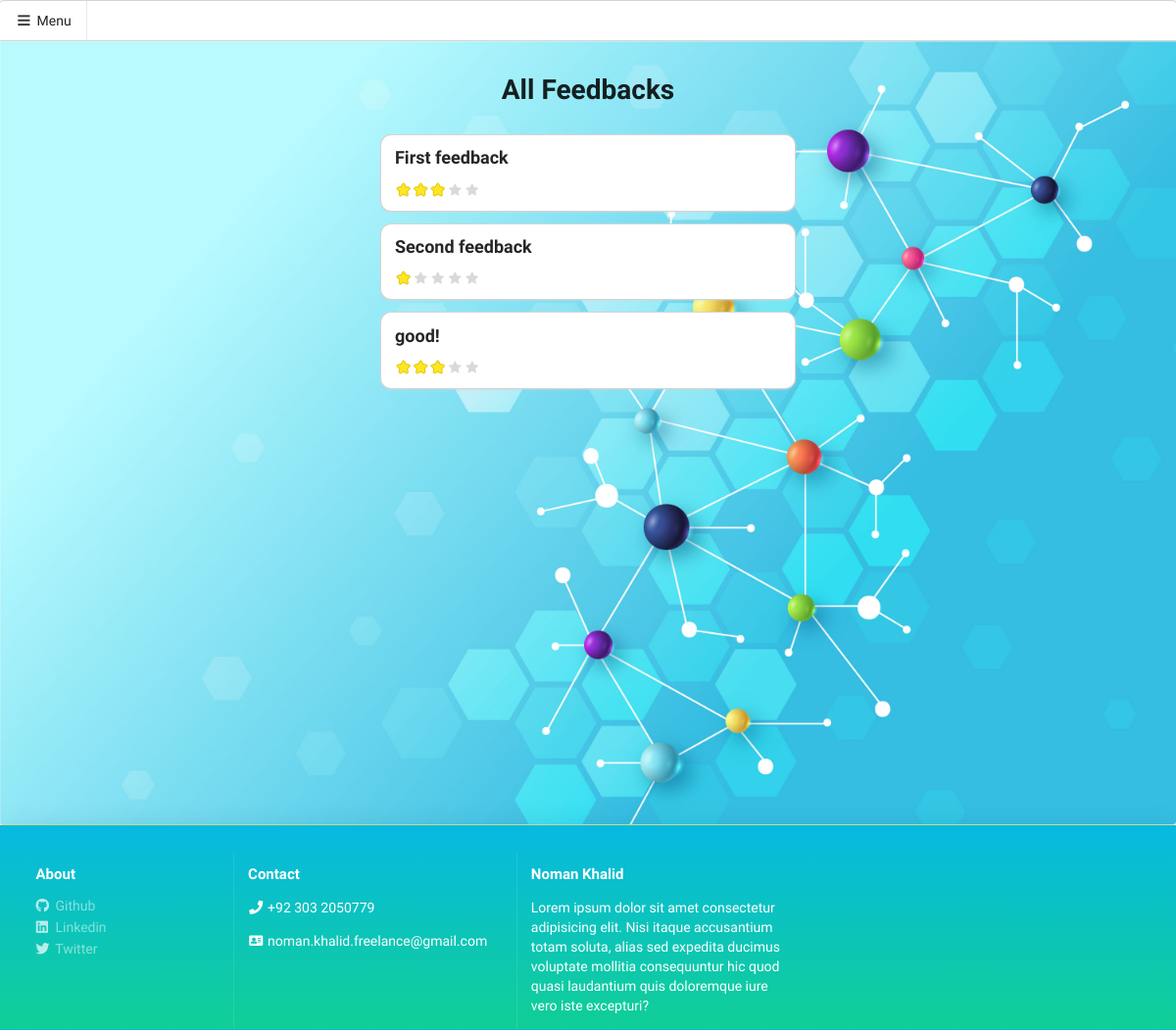
Page /feedbacks on the earlier database version.
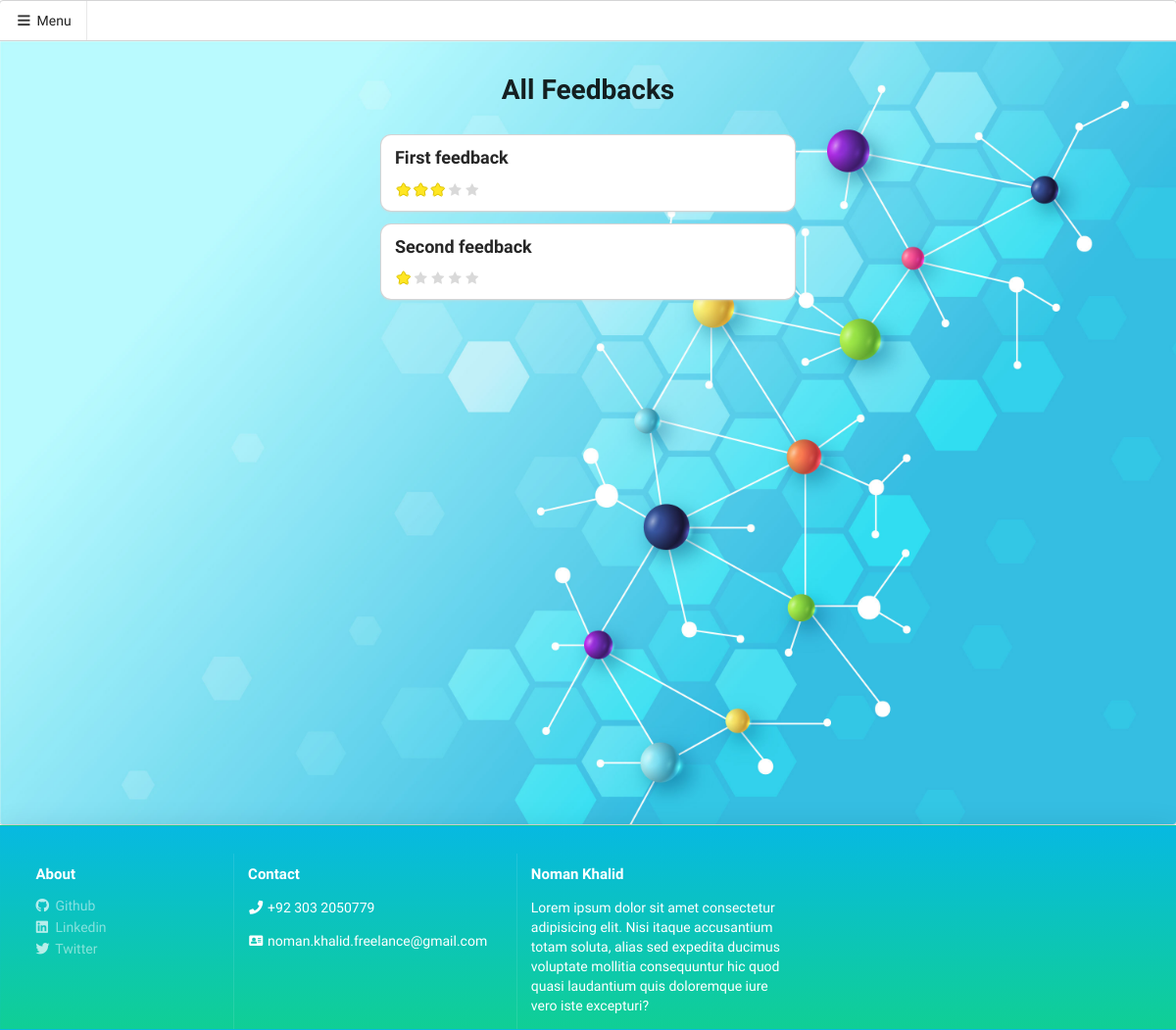
Same page on the later database version.
### app.py (models this page shows, shortened)
class Feedback(db.Model):
    id = db.Column("id",db.Integer, primary_key=True)
    content = db.Column("content",db.Text)
    rating = db.Column("rating",db.Integer)
    user_id = db.Column(db.Integer, db.ForeignKey('user.id'))
    student_id = db.Column(db.Integer, db.ForeignKey('student.id'))

### app.py (the view)
@app.route('/feedbacks')
def feedbacks():
  feedbacks = Feedback.query.all()
  return render_template('feedback/index.html', feedbacks=feedbacks )

### templates/feedback/index.html (shortened to what this page needs)
{% extends 'layout.html' %}  {% block content %}
<div class="row">
  <div class="ui eight wide column center aligned">
    <h1 class="ui">All Feedbacks</h1>
  </div>
</div>
<div class="row">
  <div class="ui six wide column">
    {%for feedback in feedbacks%}
    <div class="ui card">
      <div class="content">
        <div class="ui header aligned">
          {{ feedback.content }}
        </div>
        <div class="description">
          <div
            class="ui star rating"
            data-rating="{{ feedback.rating }}"
            data-max-rating="5"
          ></div>
        </div>
      </div>
    </div>
    {%endfor%}
  </div>
</div>
{% endblock %}

Differences in the rows shown:
removed Feedback: content "good!"
